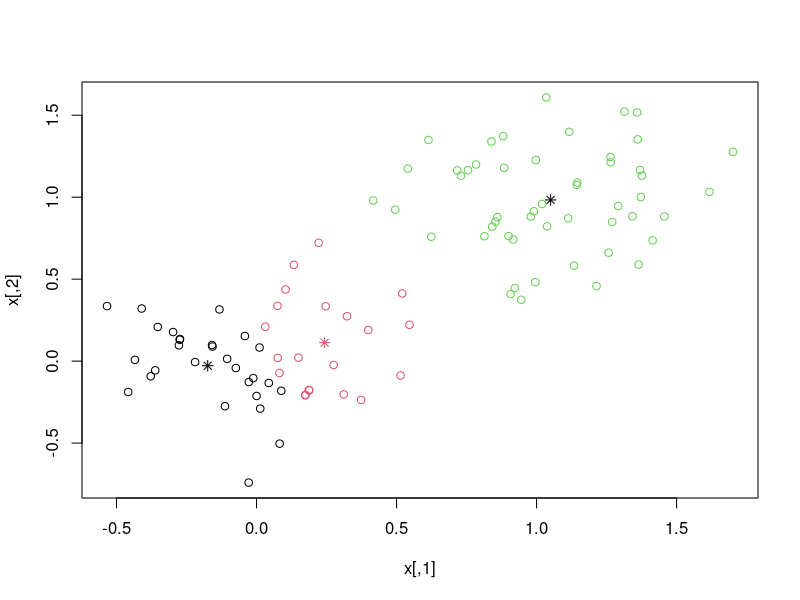

Here is the R script that generated this plot:
library(cluster)
X11()
x<-rbind(matrix(rnorm(100, sd = 0.3), ncol = 2), matrix(rnorm(100, mean = 1, sd = 0.3), ncol = 2))
cl<-kmeans(x, 3, 20)
plot(x, col = cl$cluster)
points(cl$centers, col = 1:2, pch = 8)
Sys.sleep(10)
